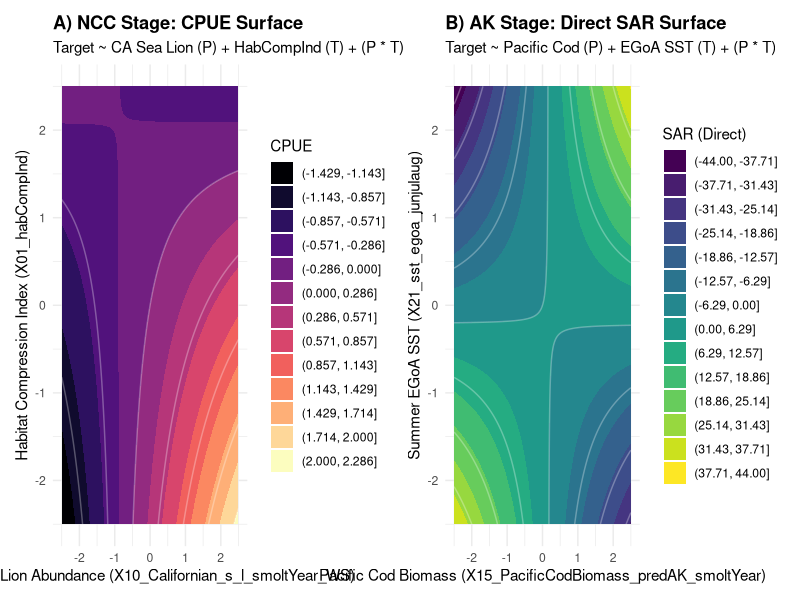
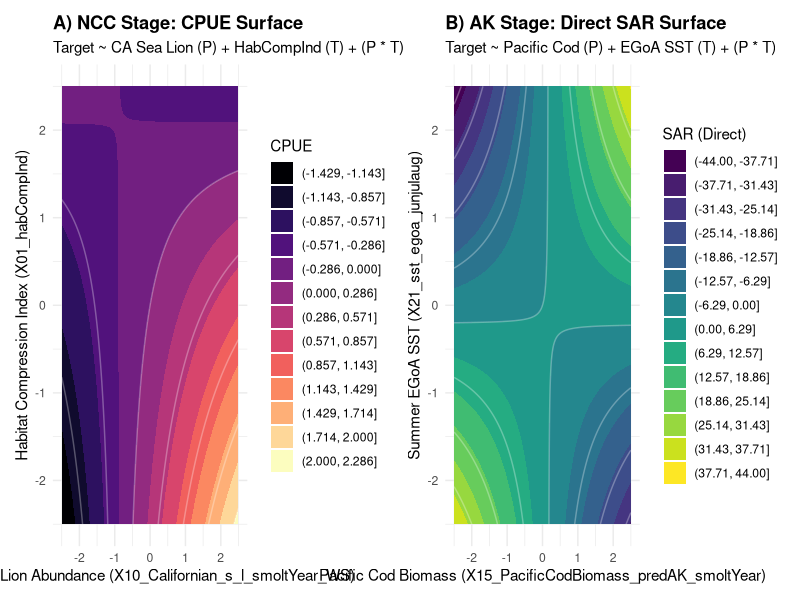

Source code (R) for these figures, in order:
#plot sst top model marginal effects


library(tidyverse)
library(viridis)
library(patchwork)

# ------------------------------------------------------------------------------
# STEP 1: DEFINE PARAMETERS FOR PAIR ID 95
# ------------------------------------------------------------------------------
# NCC Parameters
b_p_ncc   <- 0.319   # X10_Californian_s_l_smoltYear_WS
b_t_ncc   <- -0.136  # X01_habCompInd
b_int_ncc <- -0.153  # ncc_sst_int

# AK Parameters
b_cpue    <- -2.633  # CPUE -> SAR Stage Link
b_p_ak    <- 1.280   # X15_PacificCodBiomass_predAK_smoltYear
b_t_ak    <- -1.003  # X21_sst_egoa_junjulaug
b_int_ak  <- 6.011   # ak_sst_int

# ------------------------------------------------------------------------------
# STEP 2: CREATE CONTINUOUS GRID ACROSS OBSERVED DOMAIN (-3 TO +3 SD)
# ------------------------------------------------------------------------------
grid_seq <- seq(-2.5, 2.5, length.out = 200)

# Grid 1: NCC Surface
ncc_grid <- expand_grid(
  P_ncc = grid_seq,
  T_ncc = grid_seq
) %>%
  mutate(
    CPUE = b_p_ncc * P_ncc + b_t_ncc * T_ncc + b_int_ncc * (P_ncc * T_ncc)
  )

# Grid 2: AK Surface (Direct Predator & Thermal Interaction Effects on SAR)
ak_grid <- expand_grid(
  P_ak = grid_seq,
  T_ak = grid_seq
) %>%
  mutate(
    SAR_Direct = b_p_ak * P_ak + b_t_ak * T_ak + b_int_ak * (P_ak * T_ak)
  )

# ------------------------------------------------------------------------------
# STEP 3: BUILD CONTOUR MAPS
# ------------------------------------------------------------------------------
# Plot A: NCC Contour Surface
p_ncc <- ggplot(ncc_grid, aes(x = P_ncc, y = T_ncc, z = CPUE)) +
  geom_contour_filled(bins = 15) +
  geom_contour(color = "white", alpha = 0.3) +
  scale_fill_viridis_d(option = "magma", name = "CPUE") +
  labs(
    title = "A) NCC Stage: CPUE Surface",
    subtitle = "Target ~ CA Sea Lion (P) + HabCompInd (T) + (P * T)",
    x = "CA Sea Lion Abundance (X10_Californian_s_l_smoltYear_WS)",
    y = "Habitat Compression Index (X01_habCompInd)"
  ) +
  theme_minimal(base_size = 11) +
  theme(plot.title = element_text(face = "bold"))

# Plot B: AK Contour Surface
p_ak <- ggplot(ak_grid, aes(x = P_ak, y = T_ak, z = SAR_Direct)) +
  geom_contour_filled(bins = 15) +
  geom_contour(color = "white", alpha = 0.3) +
  scale_fill_viridis_d(option = "viridis", name = "SAR (Direct)") +
  labs(
    title = "B) AK Stage: Direct SAR Surface",
    subtitle = "Target ~ Pacific Cod (P) + EGoA SST (T) + (P * T)",
    x = "Pacific Cod Biomass (X15_PacificCodBiomass_predAK_smoltYear)",
    y = "Summer EGoA SST (X21_sst_egoa_junjulaug)"
  ) +
  theme_minimal(base_size = 11) +
  theme(plot.title = element_text(face = "bold"))

# Combine and Export Plots
combined_plot <- p_ncc + p_ak + plot_layout(ncol = 2)

ggsave("Rcode_for_paper/Routput_for_paper/figures/Goal3_Pair95_Interaction_Contours.png", 
       combined_plot, width = 12, height = 5.5, dpi = 300)

print(combined_plot)
